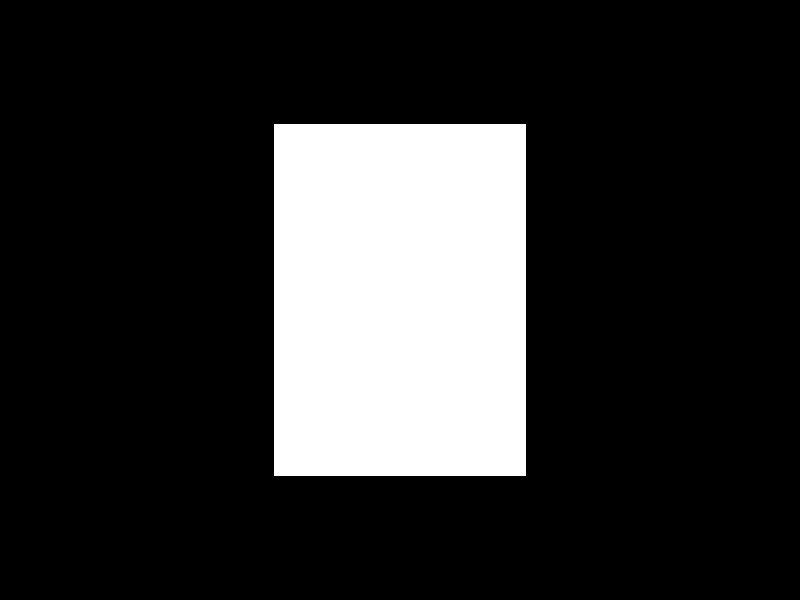
#> input picture tests/fixtures/synthetic_card.png, 800 x 600 px
$ python -i card_detector.py   (imports and definitions only)
#> lines starting #> are read from the running program, lines starting #| are printed output that depends on the picture; after the words box and inside, x2 and y2 are one past the last pixel; in counts of white or black regions, pixels touching at a corner belong together
"""Card detection using OpenCV contour detection with perspective correction."""

from __future__ import annotations

from dataclasses import dataclass
from enum import StrEnum

import cv2
import numpy as np

# MTG card dimensions: 63mm x 88mm, aspect ratio ~0.716
MTG_CARD_ASPECT_RATIO = 63.0 / 88.0
ASPECT_RATIO_TOLERANCE = 0.15
MIN_CARD_AREA_FRACTION = 0.02  # Card must be at least 2% of image area
MAX_CARD_AREA_FRACTION = 0.85  # Card cannot be more than 85% of image area
OUTPUT_WIDTH = 252
OUTPUT_HEIGHT = 352


class ScanMode(StrEnum):
    HANDHELD = "handheld"
    RIG = "rig"


@dataclass
class DetectionResult:
    card_image: np.ndarray  # Cropped, perspective-corrected card image
    confidence: float
    bounding_box: tuple[int, int, int, int]  # x, y, w, h in original image
    scan_mode: ScanMode


class CardDetector:
    """Detect MTG card rectangle in an image using OpenCV contour detection.

    Handheld mode: adaptive thresholding, perspective correction, handles variable lighting.
    Rig mode: simpler detection assuming consistent positioning and lighting.
    """

    def __init__(self, scan_mode: ScanMode = ScanMode.HANDHELD):
        self.scan_mode = scan_mode

    def detect(self, image: np.ndarray) -> DetectionResult | None:
        """Find the card in the image. Returns crop + metadata or None."""
        if self.scan_mode == ScanMode.HANDHELD:
            return self._detect_handheld(image)
        return self._detect_rig(image)

    def _detect_handheld(self, image: np.ndarray) -> DetectionResult | None:
        """Adaptive detection for variable conditions.

        Tries multiple thresholding strategies and returns the best card match.
        """
        gray = cv2.cvtColor(image, cv2.COLOR_BGR2GRAY)
        blurred = cv2.GaussianBlur(gray, (5, 5), 0)

        all_contours: list = []

        # Strategy 1: Canny edge detection (best for high-contrast synthetic images)
        edges = cv2.Canny(blurred, 30, 100)
        kernel = cv2.getStructuringElement(cv2.MORPH_RECT, (3, 3))
        edges = cv2.dilate(edges, kernel, iterations=2)
        contours, _ = cv2.findContours(edges, cv2.RETR_EXTERNAL, cv2.CHAIN_APPROX_SIMPLE)
        all_contours.extend(contours)

        # Strategy 2: Otsu threshold
        _, thresh_otsu = cv2.threshold(blurred, 0, 255, cv2.THRESH_BINARY + cv2.THRESH_OTSU)
        contours, _ = cv2.findContours(thresh_otsu, cv2.RETR_EXTERNAL, cv2.CHAIN_APPROX_SIMPLE)
        all_contours.extend(contours)

        # Strategy 3: Adaptive threshold (for variable lighting)
        thresh_adapt = cv2.adaptiveThreshold(
            blurred, 255, cv2.ADAPTIVE_THRESH_GAUSSIAN_C, cv2.THRESH_BINARY, 11, 2
        )
        contours, _ = cv2.findContours(
            thresh_adapt, cv2.RETR_EXTERNAL, cv2.CHAIN_APPROX_SIMPLE
        )
        all_contours.extend(contours)

        return self._find_best_card(all_contours, image)

    def _detect_rig(self, image: np.ndarray) -> DetectionResult | None:
        """Simplified detection for controlled rig environment."""
        gray = cv2.cvtColor(image, cv2.COLOR_BGR2GRAY)
        blurred = cv2.GaussianBlur(gray, (5, 5), 0)

        # Simple Otsu threshold works well with consistent lighting
        _, thresh = cv2.threshold(blurred, 0, 255, cv2.THRESH_BINARY + cv2.THRESH_OTSU)

        contours, _ = cv2.findContours(thresh, cv2.RETR_EXTERNAL, cv2.CHAIN_APPROX_SIMPLE)

        return self._find_best_card(contours, image)

    def _find_best_card(
        self, contours: list, image: np.ndarray
    ) -> DetectionResult | None:
        """Find the largest contour matching MTG card aspect ratio."""
        img_h, img_w = image.shape[:2]
        total_area = img_h * img_w
        min_area = total_area * MIN_CARD_AREA_FRACTION
        max_area = total_area * MAX_CARD_AREA_FRACTION

        candidates: list[tuple[float, np.ndarray]] = []

        for contour in contours:
            area = cv2.contourArea(contour)
            if area < min_area or area > max_area:
                continue

            # Approximate the contour to a polygon
            peri = cv2.arcLength(contour, True)
            approx = cv2.approxPolyDP(contour, 0.04 * peri, True)

            if len(approx) != 4:
                continue

            # Check aspect ratio using the bounding rect
            rect = cv2.minAreaRect(contour)
            (_, (w, h), _) = rect
            if w == 0 or h == 0:
                continue

            # Ensure width < height (portrait orientation)
            short_side = min(w, h)
            long_side = max(w, h)
            aspect = short_side / long_side

            if abs(aspect - MTG_CARD_ASPECT_RATIO) <= ASPECT_RATIO_TOLERANCE:
                candidates.append((area, approx))

        if not candidates:
            return None

        # Pick the largest qualifying contour
        candidates.sort(key=lambda x: x[0], reverse=True)
        best_area, best_approx = candidates[0]

        return self._extract_card(best_approx, image, best_area, img_h * img_w)

    def _extract_card(
        self,
        approx: np.ndarray,
        image: np.ndarray,
        card_area: float,
        img_area: int,
    ) -> DetectionResult:
        """Apply perspective correction and extract the card image."""
        # Order points: top-left, top-right, bottom-right, bottom-left
        pts = approx.reshape(4, 2).astype(np.float32)
        ordered = self._order_points(pts)

        dst = np.array(
            [
                [0, 0],
                [OUTPUT_WIDTH - 1, 0],
                [OUTPUT_WIDTH - 1, OUTPUT_HEIGHT - 1],
                [0, OUTPUT_HEIGHT - 1],
            ],
            dtype=np.float32,
        )

        matrix = cv2.getPerspectiveTransform(ordered, dst)
        warped = cv2.warpPerspective(image, matrix, (OUTPUT_WIDTH, OUTPUT_HEIGHT))

        x, y, w, h = cv2.boundingRect(approx)
        confidence = min(1.0, card_area / img_area * 10)

        return DetectionResult(
            card_image=warped,
            confidence=confidence,
            bounding_box=(x, y, w, h),
            scan_mode=self.scan_mode,
        )

    @staticmethod
    def _order_points(pts: np.ndarray) -> np.ndarray:
        """Order points as: top-left, top-right, bottom-right, bottom-left."""
        rect = np.zeros((4, 2), dtype=np.float32)

        s = pts.sum(axis=1)
        rect[0] = pts[np.argmin(s)]  # top-left has smallest sum
        rect[2] = pts[np.argmax(s)]  # bottom-right has largest sum

        d = np.diff(pts, axis=1)
        rect[1] = pts[np.argmin(d)]  # top-right has smallest difference
        rect[3] = pts[np.argmax(d)]  # bottom-left has largest difference

        return rect

>>> import cv2
>>> picture = cv2.imread('../../../tests/fixtures/synthetic_card.png')
#> picture is the input picture: shape (600, 800, 3); values 40 (black) and 220 (white), 18.5% white; 1 white region, box (x1, y1, x2, y2) and area: (274, 124, 526, 476) 88704
>>> result = CardDetector().detect(picture)
#> in _detect_handheld, `blurred = cv2.GaussianBlur(gray, (5, 5), 0)`:
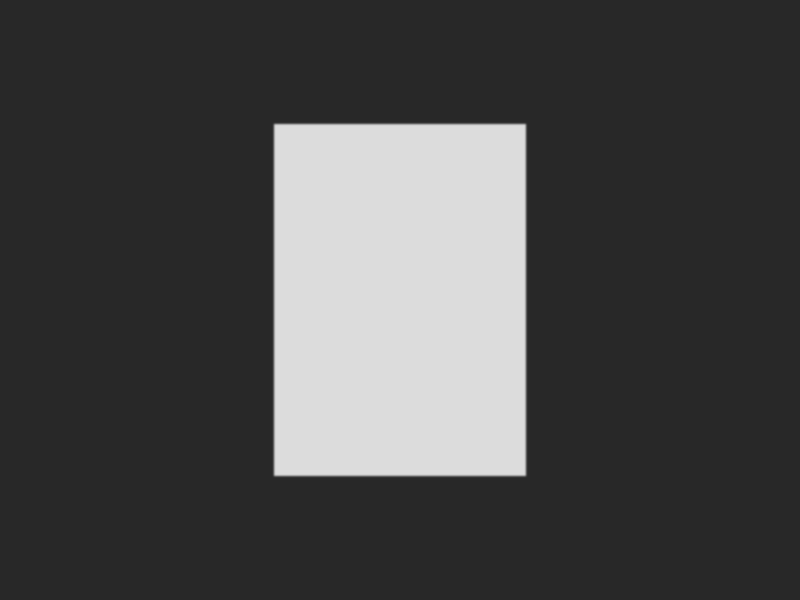
#> blurred: shape (600, 800); min 40, max 220, mean 73.3
#> in _detect_handheld, `edges = cv2.Canny(blurred, 30, 100)`:
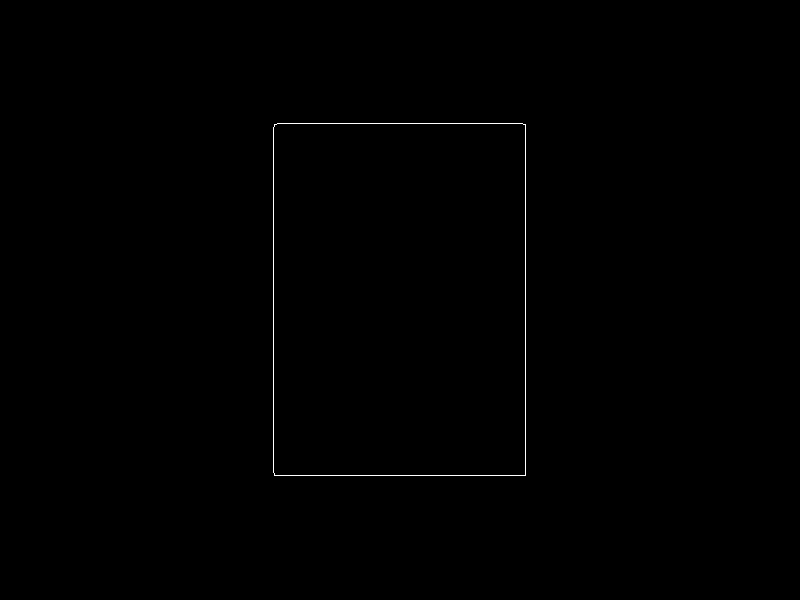
#> edges: shape (600, 800); 0.25% white in thin lines or dots, all inside (x1, y1, x2, y2) = (273, 123, 526, 476)
#> in _detect_handheld, `edges = cv2.dilate(edges, kernel, iterations=2)`:
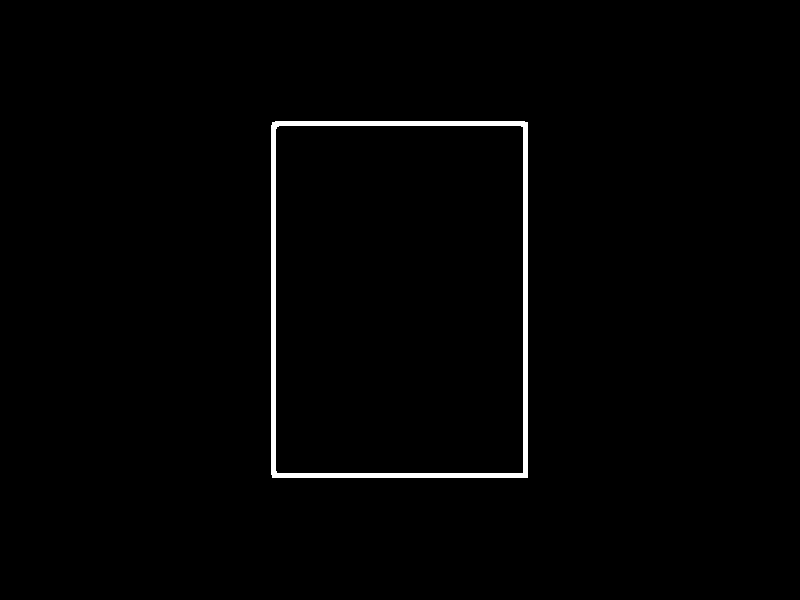
#> edges: shape (600, 800); 1.3% white; 1 white region
#> in _detect_handheld, `contours, _ = cv2.findContours(edges, cv2.RETR_EXTERNAL, cv2.CHAIN_APP..`: contours = 1 contour; box (x1, y1, x2, y2) and area: (271, 121, 528, 478) 91125
#> in _detect_handheld, `_, thresh_otsu = cv2.threshold(blurred, 0, 255, cv2.THRESH_BINARY + cv..`: thresh_otsu: shape (600, 800); 18.5% white; 1 white region, box (x1, y1, x2, y2) and area: (274, 124, 526, 476) 88700
#> in _detect_handheld, `contours, _ = cv2.findContours(thresh_otsu, cv2.RETR_EXTERNAL, cv2.CHA..`: contours = 1 item
#> in _detect_handheld, `thresh_adapt = cv2.adaptiveThreshold( blurred, 255, cv2.ADAPTIVE_THRES..`:
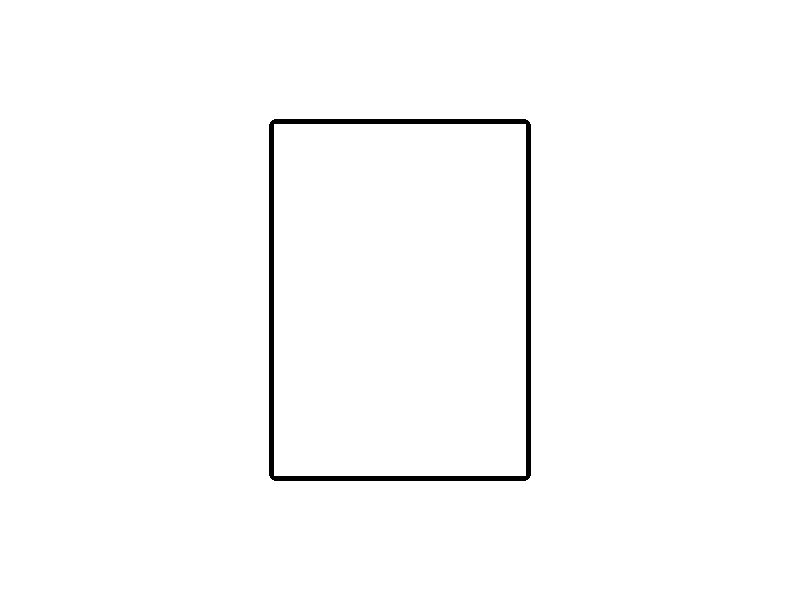
#> thresh_adapt: shape (600, 800); 98.7% white; 1 black region, box (x1, y1, x2, y2) and area: (269, 119, 531, 481) 6092
#> in _detect_handheld, `contours, _ = cv2.findContours( thresh_adapt, cv2.RETR_EXTERNAL, cv2.C..`: contours = [[[0, 0], [0, 599], [799, 599], [799, 0]]]
#> the loop in _find_best_card, `for contour in contours:` made 3 passes
#> (area, peri, approx, rect, w, h, short_side, long_side) on passes 1 to 2: (91125, 1221.7, [[272, 122], [272, 477], [527, 477], [527, 122]], ((399, 299), (356, 256), -90), 356, 256, 256, 356), (88099, 1201.7, [[275, 124], [274, 474], [524, 475], [525, 125]], ((399.5, 299.5), (351, 251), -90), 351, 251, 251, 351)
#> (contour, area) on pass 3: ([[0, 0], [0, 599], [799, 599], [799, 0]], 478601)
#> after the loop in _find_best_card, `for contour in contours:`: candidates = [(91125, [[272, 122], [272, 477], [527, 477], [527, 122]]), (88099, [[275, 124], [274, 474], [524, 475], [525, 125]])]
#> in _find_best_card, `best_area, best_approx = candidates[0]`: best_area = 91125; best_approx = [[272, 122], [272, 477], [527, 477], [527, 122]]
#> in _order_points, `s = pts.sum(axis=1)`: s = [394, 749, 1004, 649]
#> in _order_points, `d = np.diff(pts, axis=1)`: d = [-150, 205, -50, -405]
#> in _extract_card, `ordered = self._order_points(pts)`: ordered = [[272, 122], [527, 122], [527, 477], [272, 477]]
#> in _extract_card, `matrix = cv2.getPerspectiveTransform(ordered, dst)`: matrix = [[0.984, -2.01e-17, -267.7], [-5.39e-17, 0.989, -120.6], [1.59e-19, -1.59e-19, 1]]
#> in _extract_card, `warped = cv2.warpPerspective(image, matrix, (OUTPUT_WIDTH, OUTPUT_HEIG..`:
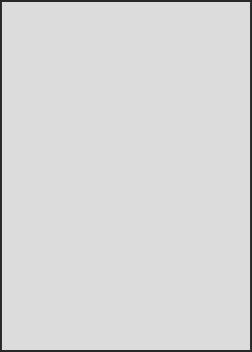
#> warped: shape (352, 252, 3); min 40, max 220, mean 215.2
#> in _extract_card, `x, y, w, h = cv2.boundingRect(approx)`: x = 272; y = 122; w = 256; h = 356
#> in _extract_card, `confidence = min(1.0, card_area / img_area * 10)`: confidence = 1
